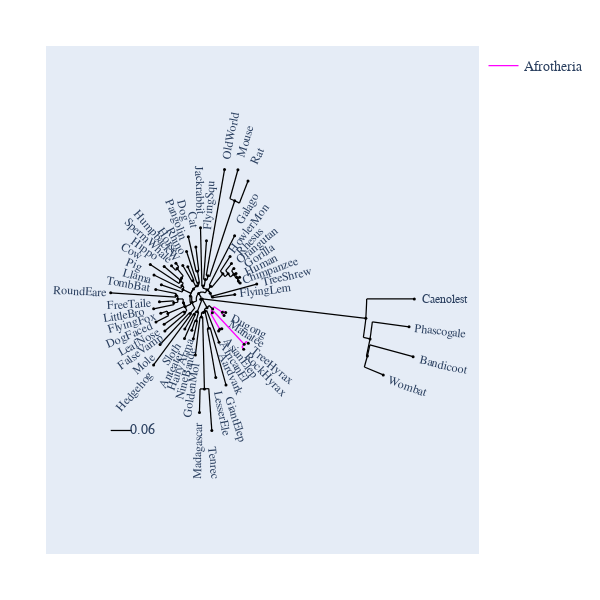

The code cell stored with this chart in its notebook:
### Markdown cell above
## Colouring a set of edges

### Code cell
fig.style_edges("AfricanEl", tip2="Manatee", legendgroup="Afrotheria",
                line=dict(color="magenta"))
fig.show()

### Figure 1 — Plotly figure (JSON) as saved in the notebook; plotly's stock layout.template omitted (floating-point values rounded to 4 significant figures; data arrays with more than 128 entries replaced by an {"elided": "..."} marker saying what was removed)
{"data": [{"line": {"color": "black", "shape": "spline", "smoothing": 1.3, "width": 1.25}, "mode": "lines", "showlegend": false, "type": "scatter", "x": {"elided": "792 float values"}, "y": {"elided": "792 float values"}}, {"legendgroup": "Afrotheria", "line": {"color": "magenta", "width": 1.25}, "mode": "lines", "name": "Afrotheria", "type": "scatter", "x": [0.02355, 0.02583, 0.02784, null, 0.02355, 0.02684, null, 0.02313, 0.02599, 0.02684, null, 0.02313, 0.04671, null, 0.04274, 0.04671, null, 0.04274, 0.04363, null, 0.04671, 0.05054, null, 0.05054, 0.05212, null, 0.02684, 0.02943, 0.03019, null, 0.03019, 0.1116, null, 0.1056, 0.1116, null, 0.1056, 0.1103, null, 0.1116, 0.1173, null, 0.1173, 0.1225, null, 0.02784, 0.02971, 0.03131, null, 0.03131, 0.05362, null, 0.0518, 0.05362, null, 0.0518, 0.05807, null, 0.05362, 0.05526, null, 0.05526, 0.06246, null], "y": [-0.02718, -0.02502, -0.02276, null, -0.02718, -0.03097, null, -0.03383, -0.03168, -0.03097, null, -0.03383, -0.06832, null, -0.07087, -0.06832, null, -0.07087, -0.07236, null, -0.06832, -0.06554, null, -0.06554, -0.06759, null, -0.03097, -0.02851, -0.02771, null, -0.02771, -0.1024, null, -0.1086, -0.1024, null, -0.1086, -0.1135, null, -0.1024, -0.09589, null, -0.09589, -0.1002, null, -0.02276, -0.02025, -0.01768, null, -0.01768, -0.03028, null, -0.03329, -0.03028, null, -0.03329, -0.03732, null, -0.03028, -0.02717, null, -0.02717, -0.03071, null]}, {"hoverinfo": "text", "marker": {"color": "black", "size": 3, "symbol": "circle"}, "mode": "markers", "showlegend": false, "text": ["root", "edge.37", "edge.33", "edge.32", "edge.27", "edge.20", "FlyingLem", "TreeShrew", "edge.26", "edge.25", "edge.24", "edge.23", "edge.22", "edge.21", "Chimpanzee", "Human", "Gorilla", "Orangutan", "Rhesus", "HowlerMon", "Galago", "edge.31", "edge.30", "edge.29", "edge.28", "Rat", "Mouse", "OldWorld", "FlyingSqu", "Jackrabbit", "edge.19", "edge.17", "edge.16", "edge.10", "edge.9", "edge.8", "Cat", "Dog", "Pangolin", "edge.7", "Rhino", "Horse", "edge.15", "edge.14", "edge.13", "edge.12", "edge.11", "HumpbackW", "SpermWhale", "Hippo", "Cow", "Pig", "Llama", "edge.6", "edge.4", "edge.3", "edge.2", "TombBat", "RoundEare", "edge.1", "FreeTaile", "LittleBro", "edge.0", "FlyingFox", "DogFaced", "edge.5", "LeafNose", "FalseVamp", "edge.18", "Mole", "Hedgehog", "edge.36", "edge.35", "Sloth", "Anteater", "edge.34", "HairyArma", "NineBande", "edge.48", "edge.47", "edge.46", "edge.44", "GoldenMol", "edge.43", "Madagascar", "Tenrec", "edge.45", "LesserEle", "GiantElep", "Aardvark", "edge.42", "edge.41", "edge.39", "AfricanEl", "AsianElep", "edge.40", "RockHyrax", "TreeHyrax", "edge.38", "Manatee", "Dugong", "edge.51", "edge.50", "edge.49", "Wombat", "Bandicoot", "Phascogale", "Caenolest"], "type": "scatter", "x": [0, -0.003923, -0.009618, 0.01275, 0.02144, 0.02718, 0.08661, 0.145, 0.02219, 0.05491, 0.06899, 0.08426, 0.09232, 0.09615, 0.101, 0.09941, 0.0899, 0.08427, 0.07784, 0.0741, 0.08618, 0.002303, 0.00824, 0.01534, 0.08646, 0.1218, 0.09496, 0.05931, 0.01132, -0.004596, -0.02678, -0.03182, -0.02317, -0.01307, -0.01065, -0.01275, -0.01686, -0.03698, -0.04174, -0.02474, -0.03832, -0.05171, -0.05146, -0.05407, -0.05792, -0.05489, -0.06673, -0.07, -0.08165, -0.1011, -0.1381, -0.1283, -0.1087, -0.04534, -0.05009, -0.06527, -0.06962, -0.1236, -0.2434, -0.07585, -0.1138, -0.1292, -0.09146, -0.1102, -0.123, -0.04695, -0.1013, -0.09944, -0.03173, -0.1121, -0.1294, -0.01315, -0.02098, -0.04638, -0.04717, -0.01607, -0.02761, -0.02366, 0.01276, 0.007457, 0.003059, -0.002348, -0.0182, 0.005811, -0.007334, 0.02554, 0.01735, 0.036, 0.06317, 0.04462, 0.02784, 0.02684, 0.04671, 0.04363, 0.05212, 0.1116, 0.1103, 0.1225, 0.05362, 0.05807, 0.06246, 0.4352, 0.4465, 0.4394, 0.4816, 0.561, 0.5502, 0.5641], "y": [0, -0.0004528, 0.01244, 0.02066, 0.01296, 0.004704, 0.009937, 0.03371, 0.02888, 0.0569, 0.05724, 0.05586, 0.04871, 0.04063, 0.03603, 0.04887, 0.05777, 0.0689, 0.08009, 0.09609, 0.1429, 0.02926, 0.04387, 0.05223, 0.2221, 0.2667, 0.2923, 0.2927, 0.1318, 0.1609, -0.008241, 0.006536, 0.02276, 0.02974, 0.03628, 0.06293, 0.1173, 0.1407, 0.1072, 0.04102, 0.07263, 0.07562, 0.02153, 0.03003, 0.04083, 0.04757, 0.06866, 0.08079, 0.07494, 0.07348, 0.07801, 0.0542, 0.03192, -0.01765, -0.008668, 7.993e-18, 0.007989, 0.02138, 0.01392, -0.008703, -0.006507, -0.02236, -0.03263, -0.03236, -0.05196, -0.03017, -0.05723, -0.07225, -0.03265, -0.1029, -0.1493, -0.02879, -0.03479, -0.06783, -0.08939, -0.04945, -0.07092, -0.09, -0.01971, -0.02757, -0.0305, -0.04105, -0.1266, -0.2034, -0.2567, -0.2974, -0.06602, -0.1777, -0.1944, -0.09769, -0.02276, -0.03097, -0.06832, -0.07236, -0.06759, -0.1024, -0.1135, -0.1002, -0.03028, -0.03732, -0.03071, -0.04365, -0.09047, -0.129, -0.1718, -0.1305, -0.06313, -1.382e-16]}], "layout": {"annotations": [{"font": {"family": "Inconsolata, monospace", "size": 12}, "showarrow": false, "text": "FlyingLem ", "textangle": -6.545, "x": 0.1707, "xanchor": "center", "xref": "x", "y": 0.01958, "yanchor": "middle", "yref": "y"}, {"font": {"family": "Inconsolata, monospace", "size": 12}, "showarrow": false, "text": "TreeShrew ", "textangle": -13.09, "x": 0.2274, "xanchor": "center", "xref": "x", "y": 0.05288, "yanchor": "middle", "yref": "y"}, {"font": {"family": "Inconsolata, monospace", "size": 12}, "showarrow": false, "text": "Chimpanzee", "textangle": -19.64, "x": 0.1807, "xanchor": "center", "xref": "x", "y": 0.06447, "yanchor": "middle", "yref": "y"}, {"font": {"family": "Inconsolata, monospace", "size": 12}, "showarrow": false, "text": "Human     ", "textangle": -26.18, "x": 0.1753, "xanchor": "center", "xref": "x", "y": 0.08621, "yanchor": "middle", "yref": "y"}, {"font": {"family": "Inconsolata, monospace", "size": 12}, "showarrow": false, "text": "Gorilla   ", "textangle": -32.73, "x": 0.1611, "xanchor": "center", "xref": "x", "y": 0.1035, "yanchor": "middle", "yref": "y"}, {"font": {"family": "Inconsolata, monospace", "size": 12}, "showarrow": false, "text": "Orangutan ", "textangle": -39.27, "x": 0.1498, "xanchor": "center", "xref": "x", "y": 0.1225, "yanchor": "middle", "yref": "y"}, {"font": {"family": "Inconsolata, monospace", "size": 12}, "showarrow": false, "text": "Rhesus    ", "textangle": -45.82, "x": 0.1368, "xanchor": "center", "xref": "x", "y": 0.1408, "yanchor": "middle", "yref": "y"}, {"font": {"family": "Inconsolata, monospace", "size": 12}, "showarrow": false, "text": "HowlerMon ", "textangle": -52.36, "x": 0.1258, "xanchor": "center", "xref": "x", "y": 0.1631, "yanchor": "middle", "yref": "y"}, {"font": {"family": "Inconsolata, monospace", "size": 12}, "showarrow": false, "text": "Galago    ", "textangle": -58.91, "x": 0.1299, "xanchor": "center", "xref": "x", "y": 0.2154, "yanchor": "middle", "yref": "y"}, {"font": {"family": "Inconsolata, monospace", "size": 12}, "showarrow": false, "text": "Rat       ", "textangle": -65.45, "x": 0.157, "xanchor": "center", "xref": "x", "y": 0.3437, "yanchor": "middle", "yref": "y"}, {"font": {"family": "Inconsolata, monospace", "size": 12}, "showarrow": false, "text": "Mouse     ", "textangle": -72, "x": 0.1211, "xanchor": "center", "xref": "x", "y": 0.3727, "yanchor": "middle", "yref": "y"}, {"font": {"family": "Inconsolata, monospace", "size": 12}, "showarrow": false, "text": "OldWorld  ", "textangle": -78.55, "x": 0.07611, "xanchor": "center", "xref": "x", "y": 0.3756, "yanchor": "middle", "yref": "y"}, {"font": {"family": "Inconsolata, monospace", "size": 12}, "showarrow": false, "text": "FlyingSqu ", "textangle": -85.09, "x": 0.01856, "xanchor": "center", "xref": "x", "y": 0.2161, "yanchor": "middle", "yref": "y"}, {"font": {"family": "Inconsolata, monospace", "size": 12}, "showarrow": false, "text": "Jackrabbit", "textangle": 88.36, "x": -0.007012, "xanchor": "center", "xref": "x", "y": 0.2455, "yanchor": "middle", "yref": "y"}, {"font": {"family": "Inconsolata, monospace", "size": 12}, "showarrow": false, "text": "       Cat", "textangle": 81.82, "x": -0.0289, "xanchor": "center", "xref": "x", "y": 0.201, "yanchor": "middle", "yref": "y"}, {"font": {"family": "Inconsolata, monospace", "size": 12}, "showarrow": false, "text": "       Dog", "textangle": 75.27, "x": -0.05849, "xanchor": "center", "xref": "x", "y": 0.2225, "yanchor": "middle", "yref": "y"}, {"font": {"family": "Inconsolata, monospace", "size": 12}, "showarrow": false, "text": "  Pangolin", "textangle": 68.73, "x": -0.07244, "xanchor": "center", "xref": "x", "y": 0.1861, "yanchor": "middle", "yref": "y"}, {"font": {"family": "Inconsolata, monospace", "size": 12}, "showarrow": false, "text": "     Rhino", "textangle": 62.18, "x": -0.07781, "xanchor": "center", "xref": "x", "y": 0.1475, "yanchor": "middle", "yref": "y"}, {"font": {"family": "Inconsolata, monospace", "size": 12}, "showarrow": false, "text": "     Horse", "textangle": 55.64, "x": -0.09947, "xanchor": "center", "xref": "x", "y": 0.1455, "yanchor": "middle", "yref": "y"}, {"font": {"family": "Inconsolata, monospace", "size": 12}, "showarrow": false, "text": " HumpbackW", "textangle": 49.09, "x": -0.1254, "xanchor": "center", "xref": "x", "y": 0.1447, "yanchor": "middle", "yref": "y"}, {"font": {"family": "Inconsolata, monospace", "size": 12}, "showarrow": false, "text": "SpermWhale", "textangle": 42.55, "x": -0.144, "xanchor": "center", "xref": "x", "y": 0.1322, "yanchor": "middle", "yref": "y"}, {"font": {"family": "Inconsolata, monospace", "size": 12}, "showarrow": false, "text": "     Hippo", "textangle": 36, "x": -0.1696, "xanchor": "center", "xref": "x", "y": 0.1232, "yanchor": "middle", "yref": "y"}, {"font": {"family": "Inconsolata, monospace", "size": 12}, "showarrow": false, "text": "       Cow", "textangle": 29.45, "x": -0.2118, "xanchor": "center", "xref": "x", "y": 0.1196, "yanchor": "middle", "yref": "y"}, {"font": {"family": "Inconsolata, monospace", "size": 12}, "showarrow": false, "text": "       Pig", "textangle": 22.91, "x": -0.2062, "xanchor": "center", "xref": "x", "y": 0.08714, "yanchor": "middle", "yref": "y"}, {"font": {"family": "Inconsolata, monospace", "size": 12}, "showarrow": false, "text": "     Llama", "textangle": 16.36, "x": -0.1899, "xanchor": "center", "xref": "x", "y": 0.05576, "yanchor": "middle", "yref": "y"}, {"font": {"family": "Inconsolata, monospace", "size": 12}, "showarrow": false, "text": "   TombBat", "textangle": 9.818, "x": -0.2069, "xanchor": "center", "xref": "x", "y": 0.03581, "yanchor": "middle", "yref": "y"}, {"font": {"family": "Inconsolata, monospace", "size": 12}, "showarrow": false, "text": " RoundEare", "textangle": 3.273, "x": -0.3279, "xanchor": "center", "xref": "x", "y": 0.01875, "yanchor": "middle", "yref": "y"}, {"font": {"family": "Inconsolata, monospace", "size": 12}, "showarrow": false, "text": " FreeTaile", "textangle": -3.273, "x": -0.1983, "xanchor": "center", "xref": "x", "y": -0.01134, "yanchor": "middle", "yref": "y"}, {"font": {"family": "Inconsolata, monospace", "size": 12}, "showarrow": false, "text": " LittleBro", "textangle": -9.818, "x": -0.2126, "xanchor": "center", "xref": "x", "y": -0.03679, "yanchor": "middle", "yref": "y"}, {"font": {"family": "Inconsolata, monospace", "size": 12}, "showarrow": false, "text": " FlyingFox", "textangle": -16.36, "x": -0.1914, "xanchor": "center", "xref": "x", "y": -0.0562, "yanchor": "middle", "yref": "y"}, {"font": {"family": "Inconsolata, monospace", "size": 12}, "showarrow": false, "text": "  DogFaced", "textangle": -22.91, "x": -0.2009, "xanchor": "center", "xref": "x", "y": -0.0849, "yanchor": "middle", "yref": "y"}, {"font": {"family": "Inconsolata, monospace", "size": 12}, "showarrow": false, "text": "  LeafNose", "textangle": -29.45, "x": -0.175, "xanchor": "center", "xref": "x", "y": -0.09883, "yanchor": "middle", "yref": "y"}, {"font": {"family": "Inconsolata, monospace", "size": 12}, "showarrow": false, "text": " FalseVamp", "textangle": -36, "x": -0.1679, "xanchor": "center", "xref": "x", "y": -0.122, "yanchor": "middle", "yref": "y"}, {"font": {"family": "Inconsolata, monospace", "size": 12}, "showarrow": false, "text": "      Mole", "textangle": -42.55, "x": -0.1745, "xanchor": "center", "xref": "x", "y": -0.1601, "yanchor": "middle", "yref": "y"}, {"font": {"family": "Inconsolata, monospace", "size": 12}, "showarrow": false, "text": "  Hedgehog", "textangle": -49.09, "x": -0.1848, "xanchor": "center", "xref": "x", "y": -0.2133, "yanchor": "middle", "yref": "y"}, {"font": {"family": "Inconsolata, monospace", "size": 12}, "showarrow": false, "text": "     Sloth", "textangle": -55.64, "x": -0.09414, "xanchor": "center", "xref": "x", "y": -0.1377, "yanchor": "middle", "yref": "y"}, {"font": {"family": "Inconsolata, monospace", "size": 12}, "showarrow": false, "text": "  Anteater", "textangle": -62.18, "x": -0.08666, "xanchor": "center", "xref": "x", "y": -0.1642, "yanchor": "middle", "yref": "y"}, {"font": {"family": "Inconsolata, monospace", "size": 12}, "showarrow": false, "text": " HairyArma", "textangle": -68.73, "x": -0.05831, "xanchor": "center", "xref": "x", "y": -0.1498, "yanchor": "middle", "yref": "y"}, {"font": {"family": "Inconsolata, monospace", "size": 12}, "showarrow": false, "text": " NineBande", "textangle": -75.27, "x": -0.04517, "xanchor": "center", "xref": "x", "y": -0.1718, "yanchor": "middle", "yref": "y"}, {"font": {"family": "Inconsolata, monospace", "size": 12}, "showarrow": false, "text": " GoldenMol", "textangle": -81.82, "x": -0.03024, "xanchor": "center", "xref": "x", "y": -0.2103, "yanchor": "middle", "yref": "y"}, {"font": {"family": "Inconsolata, monospace", "size": 12}, "showarrow": false, "text": "Madagascar", "textangle": -88.36, "x": -0.00975, "xanchor": "center", "xref": "x", "y": -0.3413, "yanchor": "middle", "yref": "y"}, {"font": {"family": "Inconsolata, monospace", "size": 12}, "showarrow": false, "text": "Tenrec    ", "textangle": 85.09, "x": 0.03279, "xanchor": "center", "xref": "x", "y": -0.3817, "yanchor": "middle", "yref": "y"}, {"font": {"family": "Inconsolata, monospace", "size": 12}, "showarrow": false, "text": "LesserEle ", "textangle": 78.55, "x": 0.05281, "xanchor": "center", "xref": "x", "y": -0.2606, "yanchor": "middle", "yref": "y"}, {"font": {"family": "Inconsolata, monospace", "size": 12}, "showarrow": false, "text": "GiantElep ", "textangle": 72, "x": 0.08931, "xanchor": "center", "xref": "x", "y": -0.2749, "yanchor": "middle", "yref": "y"}, {"font": {"family": "Inconsolata, monospace", "size": 12}, "showarrow": false, "text": "Aardvark  ", "textangle": 65.45, "x": 0.07977, "xanchor": "center", "xref": "x", "y": -0.1747, "yanchor": "middle", "yref": "y"}, {"font": {"family": "Inconsolata, monospace", "size": 12}, "showarrow": false, "text": "AfricanEl ", "textangle": 58.91, "x": 0.08733, "xanchor": "center", "xref": "x", "y": -0.1448, "yanchor": "middle", "yref": "y"}, {"font": {"family": "Inconsolata, monospace", "size": 12}, "showarrow": false, "text": "AsianElep ", "textangle": 52.36, "x": 0.1038, "xanchor": "center", "xref": "x", "y": -0.1346, "yanchor": "middle", "yref": "y"}, {"font": {"family": "Inconsolata, monospace", "size": 12}, "showarrow": false, "text": "RockHyrax ", "textangle": 45.82, "x": 0.1693, "xanchor": "center", "xref": "x", "y": -0.1742, "yanchor": "middle", "yref": "y"}, {"font": {"family": "Inconsolata, monospace", "size": 12}, "showarrow": false, "text": "TreeHyrax ", "textangle": 39.27, "x": 0.188, "xanchor": "center", "xref": "x", "y": -0.1538, "yanchor": "middle", "yref": "y"}, {"font": {"family": "Inconsolata, monospace", "size": 12}, "showarrow": false, "text": "Manatee   ", "textangle": 32.73, "x": 0.1293, "xanchor": "center", "xref": "x", "y": -0.08307, "yanchor": "middle", "yref": "y"}, {"font": {"family": "Inconsolata, monospace", "size": 12}, "showarrow": false, "text": "Dugong    ", "textangle": 26.18, "x": 0.1384, "xanchor": "center", "xref": "x", "y": -0.06804, "yanchor": "middle", "yref": "y"}, {"font": {"family": "Inconsolata, monospace", "size": 12}, "showarrow": false, "text": "Wombat    ", "textangle": 19.64, "x": 0.5613, "xanchor": "center", "xref": "x", "y": -0.2003, "yanchor": "middle", "yref": "y"}, {"font": {"family": "Inconsolata, monospace", "size": 12}, "showarrow": false, "text": "Bandicoot ", "textangle": 13.09, "x": 0.6434, "xanchor": "center", "xref": "x", "y": -0.1496, "yanchor": "middle", "yref": "y"}, {"font": {"family": "Inconsolata, monospace", "size": 12}, "showarrow": false, "text": "Phascogale", "textangle": 6.545, "x": 0.6342, "xanchor": "center", "xref": "x", "y": -0.07277, "yanchor": "middle", "yref": "y"}, {"font": {"family": "Inconsolata, monospace", "size": 12}, "showarrow": false, "text": "Caenolest ", "textangle": 0, "x": 0.6487, "xanchor": "center", "xref": "x", "y": -1.589e-16, "yanchor": "middle", "yref": "y"}, {"ax": 0, "ay": 0, "showarrow": false, "text": "0.06", "x": -0.1588, "xref": "x", "y": -0.2974, "yref": "y"}], "autosize": true, "font": {"family": "Balto", "size": 14}, "height": 600, "hovermode": "closest", "margin": {"b": 50, "l": 50, "pad": 4, "r": 50, "t": 50}, "shapes": [{"line": {"color": "black", "width": 1.25}, "type": "line", "x0": -0.2434, "x1": -0.187, "y0": -0.2974, "y1": -0.2974}], "showlegend": true, "width": 600, "xaxis": {"range": [-0.405, 0.7256], "type": "linear", "visible": false}, "yaxis": {"range": [-0.5677, 0.5629], "type": "linear", "visible": false}}}
